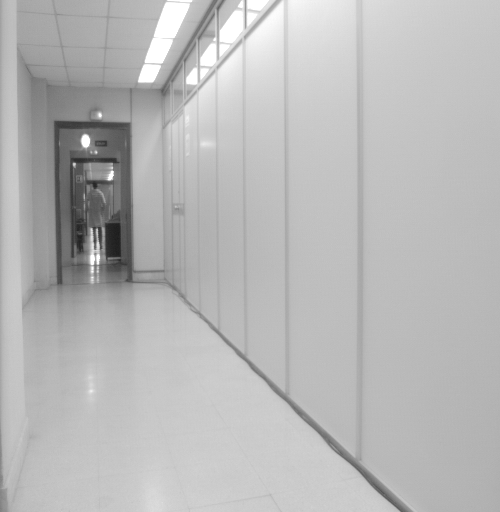
#> input picture t3/ImagenesT2/pasillo1.pgm, 500 x 512 px
$ python hough_2.py ImagenesT2/pasillo1.pgm   (Python 2 division)   (older library calls are emulated)
#> lines starting #> are read from the running program, lines starting #| are printed output that depends on the picture; after the words box and inside, x2 and y2 are one past the last pixel; in counts of white or black regions, pixels touching at a corner belong together
# coding=utf-8
import cv2
import numpy as np
import sys

def normalize(array):
    """
        convierte una imagen en 32F o 64F a 8U, reescalando
        los valores, el mínimo se queda en 0 y el máximo en 255

        se hace de forma manual ya que opencv para python no
        dispone de Mat's
    """
    dummy = array + np.abs(np.min(array))
    return (dummy / np.max(dummy) * 255).astype(np.uint8)

def sobel(img):
    """
    Calcula sobel y la informacion asociada, modulo y orientacion
    """
    sobelx_d = cv2.Sobel(imgGray, cv2.CV_32F, 1, 0, ksize = 3)
    sobely_d = cv2.Sobel(imgGray, cv2.CV_32F, 0, 1, ksize = 3)
    module = modulo(sobelx_d, sobely_d)
    ori = np.arctan2(sobely_d, sobelx_d)
    return sobelx_d, sobely_d, module, ori

def modulo(imgx, imgy):
    # [4 lines of commented-out code are left out]
    return np.abs(imgx) + np.abs(imgy)


UMBRAL = 150

img = cv2.imread(sys.argv[1])
#> img is the input picture: shape (512, 500, 3); min 29, max 255, mean 184

img = cv2.GaussianBlur(img, (3,3), 0)

#imagen a gris
imgGray = cv2.cvtColor(img, cv2.COLOR_BGR2GRAY)

#Numero de colomunas y filas de la imagen
ncolum = len(imgGray[0])
#> ncolum = 500

nrow = len(imgGray)
#> nrow = 512

#Linea del horizonte
mean = round(nrow / 2)
#> mean = 256

votes_img = np.zeros((nrow,ncolum))
lower_mean = int(mean + ncolum * 0.1)
#> lower_mean = 306
upper_mean = int(mean - ncolum * 0.1)
#> upper_mean = 206

print mean
#| 256

#Matriz de votos, iniciliazada a 0
k = 0
votos = []
while k < ncolum:
    votos.append(0)
    k=k+1
#> after the loop, k = 500; votos = 500 values from 0 to 0

#cv2.imshow("Horizonte", imgGray)

#Valores de la votación
max_v = -1
y_v = 0
sobelx, sobely, module, ori = sobel(imgGray)
#> in sobel, `sobely_d = cv2.Sobel(imgGray, cv2.CV_32F, 0, 1, ksize = 3)`:
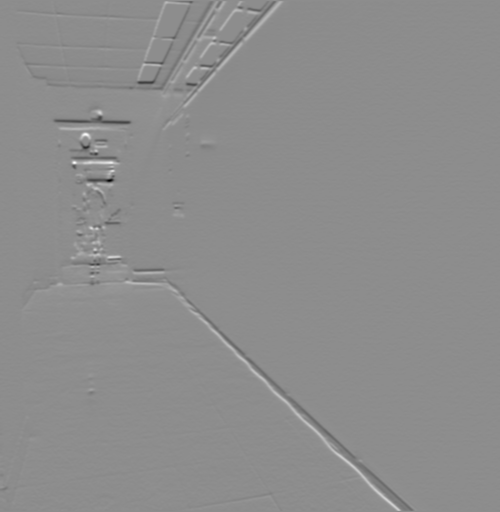
#> sobely_d: shape (512, 500) float32; min -454, max 366, mean -0.1; drawn with min black and max white
#> in sobel, `ori = np.arctan2(sobely_d, sobelx_d)`:
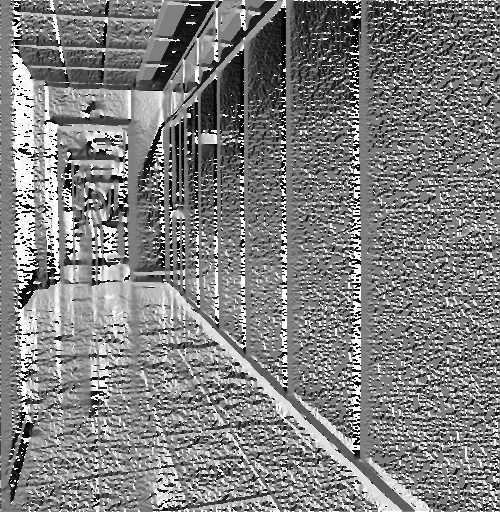
#> ori: shape (512, 500) float32; min -3.14, max 3.14, mean 0.0122; drawn with min black and max white

print "Calculando punto de fuga"
for i in range(len(imgGray)):
    """
        Calculo del punto de fuga, tomando que el punto de fuga
        es aquel punto donde se cortan las lineas de fuga.
        See: http://stackoverflow.com/questions/22831056/vanishing-point-detection-from-vanishing-line-using-hough-transform
    """
    for j in range(len(imgGray[i])):
        if module[i][j] >= UMBRAL:
            ang = ori[i][j]
            #Eliminamos las lineas verticales
            if (np.abs(np.cos(ang))<0.9 and np.abs(np.cos(ang))>0.1):
                """
                    Calcula los valores para representar la recta parametricamente
                    a la cual pertenece los puntos i,j
                """
                rho = j*np.cos(ang) + i*np.sin(ang)
                """
                    Despejamos donde corta la recta por la linea del horizonte
                """
                x = (-1)*((mean*np.sin(ang) - rho)/np.cos(ang))
                x = int(x)
                if x < ncolum and x >= 0:
                    """
                        Si el corte de la recta se encuentra dentro de la imagen
                        votamos por ese punto en la recta
                    """
                    votos[x]=votos[x] + 1
                    if (votos[x]>max_v):
                        max_v = votos[x]
                        y_v = x

                    lower_x = int((-1)*((lower_mean*np.sin(ang) - rho)/np.cos(ang)))
                    upper_x = int((-1)*((upper_mean*np.sin(ang) - rho)/np.cos(ang)))
                    temp = np.zeros((nrow, ncolum))
                    cv2.line(temp,(lower_x,lower_mean),(upper_x,upper_mean),(1),10)
                    votes_img = votes_img + temp
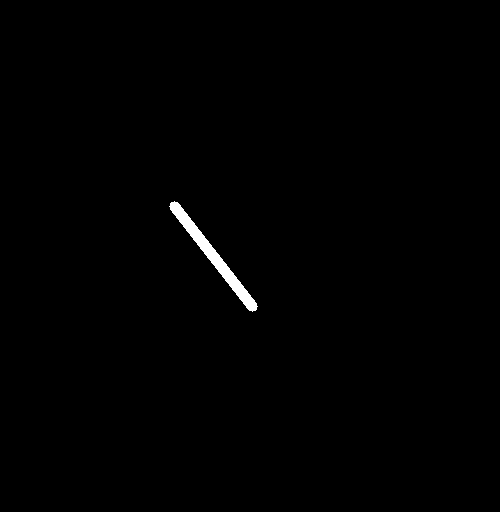
#> temp: shape (512, 500) float64; values 0 (black) and 1 (white), 0.56% white; 1 white region, box (x1, y1, x2, y2) and area: (169, 201, 258, 312) 1439
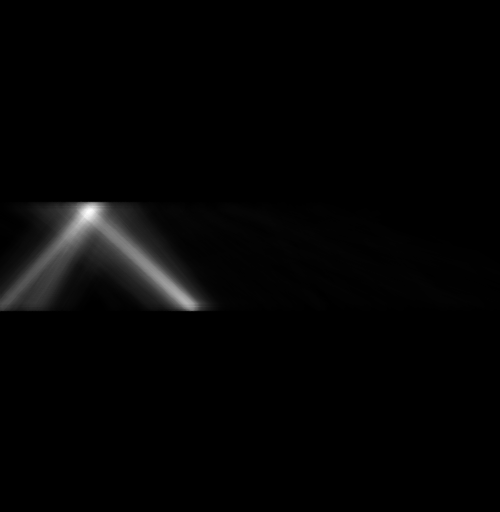
#> votes_img: shape (512, 500) float64; min 0, max 1001, mean 16.8; drawn with min black and max white
#> after the loop, max_v = 54; votos = 500 values, max 54 at index 135, min 0 at index 2, mean 5.45; y_v = 135
                    # cv2.line(img,(lower_x,lower_mean),(upper_x,upper_mean),(255,0,0),1)


print np.argmax(votes_img) / ncolum, np.argmax(votes_img) % ncolum
#| 210 90
print mean, y_v
#| 256 135
#Dibuja una cruz
k = 0
while k < ncolum:
    imgGray[mean][k]=0
    k = k+1
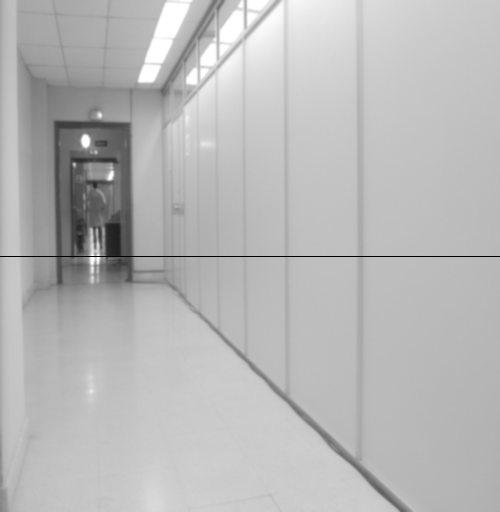
#> imgGray: shape (512, 500); min 0, max 255, mean 183.7
#> after the loop, k = 500
k = 0
while k < nrow:
    imgGray[k][y_v]=0
    k=k+1
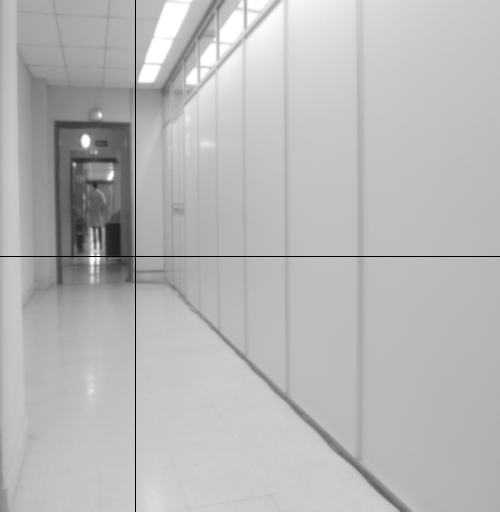
#> imgGray: shape (512, 500); 0.2% of pixels changed, all inside (x1, y1, x2, y2) = (135, 0, 136, 512)
#> after the loop, k = 512

j = int(mean)
#> j = 256
i = y_v
#> i = 135
cross_size = int(ncolum * 0.1)
#> cross_size = 50
offset = 5


cv2.line(img, (i, j + offset), (i, j + offset + cross_size), (0, 0, 255),3)
cv2.line(img, (i + offset, j), (i + offset + cross_size, j), (0, 0, 255),3)
cv2.line(img, (i, j - offset), (i, j - offset - cross_size), (0, 0, 255),3)
cv2.line(img, (i - offset, j), (i - offset - cross_size, j), (0, 0, 255),3)

j = int(np.argmax(votes_img) / ncolum)
#> j = 210
i = int(np.argmax(votes_img) % ncolum)
#> i = 90
cv2.line(img, (i, j + offset), (i, j + offset + cross_size), (0, 255, 255),3)
cv2.line(img, (i + offset, j), (i + offset + cross_size, j), (0, 255, 255),3)
cv2.line(img, (i, j - offset), (i, j - offset - cross_size), (0, 255, 255),3)
cv2.line(img, (i - offset, j), (i - offset - cross_size, j), (0, 255, 255),3)
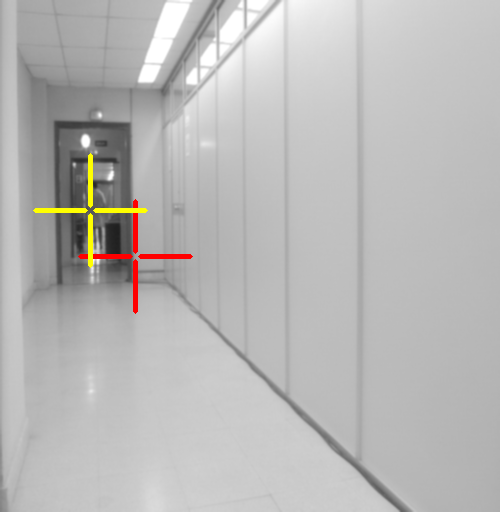
#> img: shape (512, 500, 3); mean B, G, R 183, 184, 185

cv2.imshow("Punto de fuga", img)

while True:
    if cv2.waitKey(1) & 0xFF == ord('q'):
#> (key q is pressed here)
        break

$ run again, on t3/ImagenesT2/pasillo3.pgm
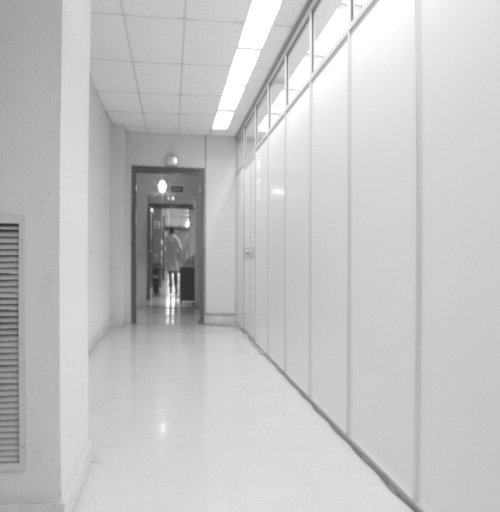
#> input picture t3/ImagenesT2/pasillo3.pgm, 500 x 512 px
#> img is the input picture: shape (512, 500, 3); min 38, max 255, mean 196.3
#> ncolum = 500
#> nrow = 512
#> mean = 256
#> lower_mean = 306
#> upper_mean = 206
#| 256
#> after the loop `while k < ncolum:`: k = 500; votos = 500 values from 0 to 0
#> after the loop `for i in range(len(imgGray)):`:
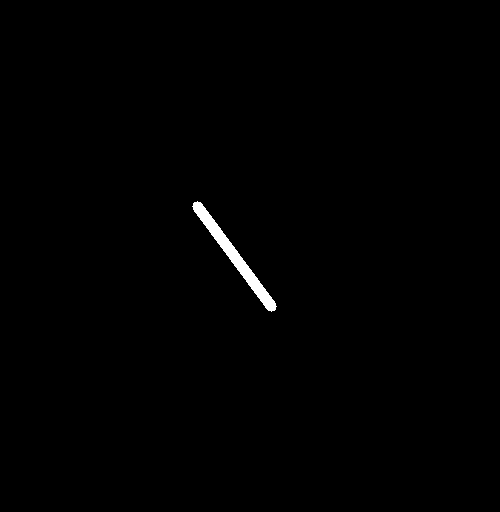
#> temp: shape (512, 500) float64; values 0 (black) and 1 (white), 0.56% white; 1 white region, box (x1, y1, x2, y2) and area: (192, 201, 277, 312) 1428
#> after the loop `for i in range(len(imgGray)):`: max_v = 127; votos = 500 values, max 127 at index 173, min 0 at index 5, mean 6.7; y_v = 173
#| 257 172
#| 256 173
#> after the loop `while k < ncolum:`: k = 500
#> after the loop `while k < nrow:`: k = 512
#> `j = int(mean)`: j = 256
#> `i = y_v`: i = 173
#> cross_size = 50
#> `j = int(np.argmax(votes_img) / ncolum)`: j = 257
#> `i = int(np.argmax(votes_img) % ncolum)`: i = 172
#> `cv2.line(img, (i - offset, j), (i - offset - cross_size, j), (0, 255, ..`:
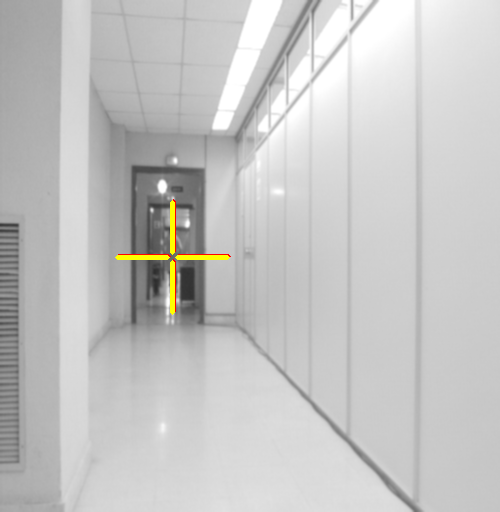
#> img: shape (512, 500, 3); mean B, G, R 195.6, 196.6, 196.9
